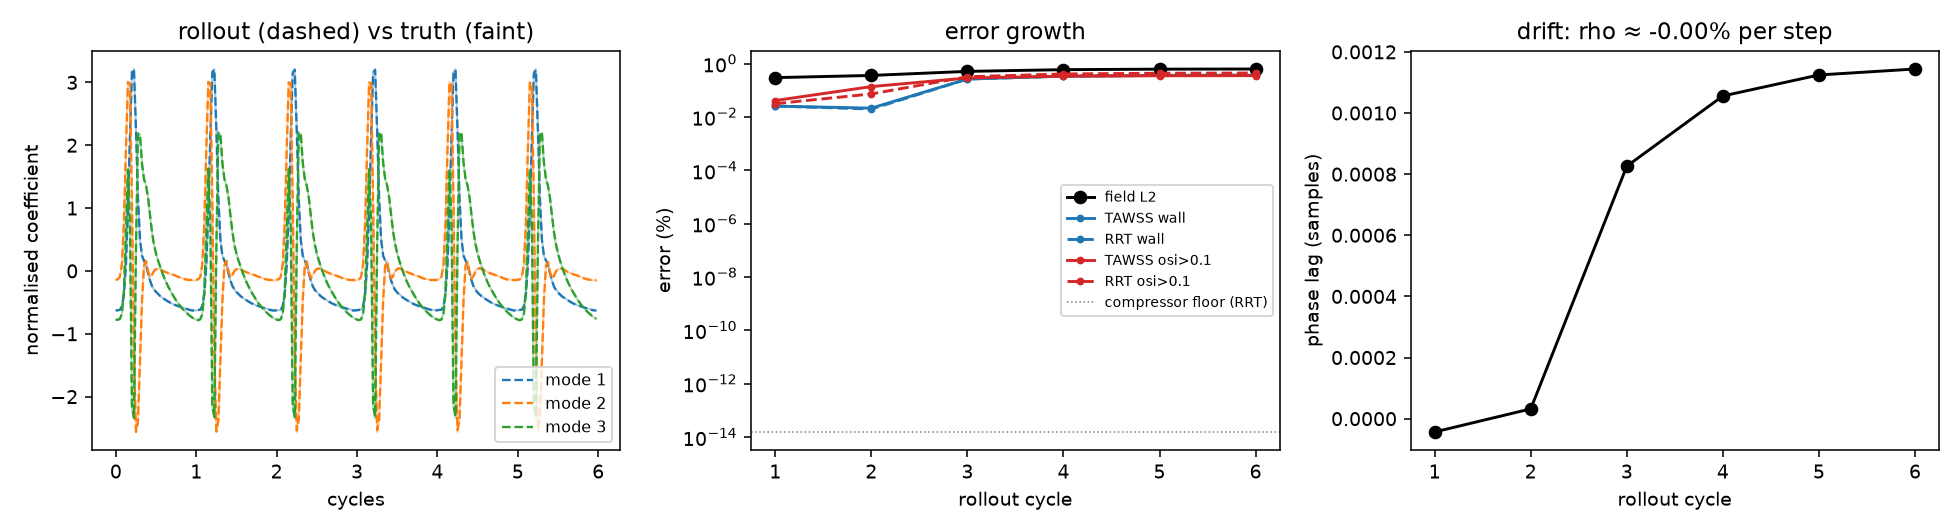

Reproduce this figure in Python.
#!/usr/bin/env python3
"""
pod_lstm.py -- train a POD+LSTM wall-shear surrogate, roll it out on its own,
and run the reliability check on its *real* (not injected) drift.

Pipeline
  1. POD of the wall WSS over one converged cycle (cycle 3)  -> r coefficients/step
  2. LSTM learns coefficient(t) -> coefficient(t+1) from a window of W steps
  3. Autonomous rollout for K cycles from a W-step seed (no ground truth fed back)
  4. For every rollout cycle: field error, TAWSS/OSI/RRT errors by region,
     compressor floor (POD reconstruction), drift rate estimate, rho diagnostic,
     and the cancellation law's per-face prediction vs what actually happened.

Run from hackathon/ inside the `drift` env:
    python analysis/pod_lstm.py                   # defaults
    python analysis/pod_lstm.py --r 8 --seed 1    # variants
Outputs: data/pod_lstm_results.npz, analysis/pod_lstm.png
"""
import argparse, json, os, time
import numpy as np
import torch, torch.nn as nn
from scipy.signal import hilbert
import matplotlib
matplotlib.use("Agg")
import matplotlib.pyplot as plt

ap = argparse.ArgumentParser()
ap.add_argument("--data", default=os.environ.get("WSS", "../results_v2/wss_data.npz"))
ap.add_argument("--r", type=int, default=10, help="POD modes")
ap.add_argument("--window", type=int, default=8)
ap.add_argument("--hidden", type=int, default=64)
ap.add_argument("--epochs", type=int, default=3000)
ap.add_argument("--noise", type=float, default=0.02, help="training input noise (std, normalised units)")
ap.add_argument("--cycles", type=int, default=6, help="rollout length in cycles")
ap.add_argument("--seed", type=int, default=0)
ap.add_argument("--law", default="data/meta.json")
args = ap.parse_args()
torch.manual_seed(args.seed); np.random.seed(args.seed)
torch.set_num_threads(max(1, os.cpu_count() // 2))

RHO_BLOOD, N = 1060.0, 40
SAC_C, SAC_R = np.array([5.40, -4.00, 0.78]), 2.0

# ---------------- data ----------------
d = np.load(args.data)
w3 = d["wss"][80:120].astype(np.float64) * RHO_BLOOD          # cycle 3, Pa, (N,F,3)
A, cen = d["areas"], d["centres"] * 1e3
F = w3.shape[1]
sac = np.linalg.norm(cen - SAC_C, axis=1) < SAC_R

def biomarkers(x):
    mag = np.linalg.norm(x, axis=2)
    ta = mag.mean(0)
    R = np.clip(np.linalg.norm(x.sum(0), axis=1) / np.maximum(mag.sum(0), 1e-30), 1e-3, 1.0)
    return ta, (1 - R) / 2, 1 / (R * ta), R

def rel(a, b):
    return np.divide(a - b, b, out=np.zeros_like(b), where=np.abs(b) > 1e-6)

def aw(v, s):
    return float(np.sum(np.abs(v[s]) * A[s]) / np.sum(A[s])) if s.any() else 0.0

ta0, osi0, rrt0, R0 = biomarkers(w3)
X0 = 1 / R0 - 1
hi = osi0 > 0.1
REG = {"wall": np.ones(F, bool), "sac": sac, "osi>0.1": hi}

# ---------------- 1. POD ----------------
Xs = w3.reshape(N, -1)
mean = Xs.mean(0)
U, S, Vt = np.linalg.svd(Xs - mean, full_matrices=False)
r = args.r
modes = Vt[:r]                                   # (r, 3F)
coef = (Xs - mean) @ modes.T                     # (N, r)
energy = (S[:r] ** 2).sum() / (S ** 2).sum()
decode = lambda a: (mean + a @ modes).reshape(len(a), F, 3)
print(f"POD: {F} faces, r={r} modes capture {energy*100:.3f}% of fluctuation energy")

# compressor floor: best possible biomarkers with r modes
wr = decode(coef)
tfl, ofl, rfl, _ = biomarkers(wr)
floor = {k: dict(tawss=aw(rel(tfl, ta0), s), osi=aw(rel(ofl, osi0), s), rrt=aw(rel(rfl, rrt0), s))
         for k, s in REG.items()}
floor_l2 = float(np.linalg.norm(wr - w3) / np.linalg.norm(w3))
print(f"compressor floor: field L2 {floor_l2*100:.3f}%  wall RRT {floor['wall']['rrt']*100:.3f}%")

# ---------------- 2. LSTM ----------------
mu, sd = coef.mean(0), coef.std(0) + 1e-12
z = (coef - mu) / sd
W = args.window
seq = np.concatenate([z] * 8)                     # the converged cycle repeats exactly
Xw = np.stack([seq[i:i + W] for i in range(len(seq) - W)])
Yw = seq[W:]
Xw, Yw = torch.tensor(Xw, dtype=torch.float32), torch.tensor(Yw, dtype=torch.float32)

class Net(nn.Module):
    def __init__(s):
        super().__init__()
        s.lstm = nn.LSTM(r, args.hidden, batch_first=True)
        s.out = nn.Linear(args.hidden, r)
    def forward(s, x):
        h, _ = s.lstm(x)
        return x[:, -1] + s.out(h[:, -1])         # predict the increment

net = Net()
opt = torch.optim.Adam(net.parameters(), lr=3e-3)
sched = torch.optim.lr_scheduler.CosineAnnealingLR(opt, args.epochs)
t0 = time.time()
for ep in range(args.epochs):
    xin = Xw + args.noise * torch.randn_like(Xw)
    loss = nn.functional.mse_loss(net(xin), Yw)
    opt.zero_grad(); loss.backward(); opt.step(); sched.step()
    if ep % max(1, args.epochs // 6) == 0 or ep == args.epochs - 1:
        print(f"  epoch {ep:5d}  one-step MSE {loss.item():.2e}")
print(f"trained in {time.time()-t0:.0f} s")

# ---------------- 3. autonomous rollout ----------------
K = args.cycles
T = K * N
net.eval()
roll = np.zeros((T, r))
roll[:W] = z[:W]
with torch.no_grad():
    for t in range(W, T):
        x = torch.tensor(roll[t - W:t][None], dtype=torch.float32)
        roll[t] = net(x)[0].numpy()
truth_z = np.concatenate([z] * K)
one_step = float(np.sqrt(np.mean((net(Xw[:N]).detach().numpy() - Yw[:N].numpy()) ** 2)))
roll_c = roll * sd + mu

# drift rate: (a) sub-sample lag growth per cycle, (b) Hilbert phase slope of mode 1
def frac_lag(p, q):
    """lag (in samples) that best maps q onto p, via FFT cross-correlation + parabola."""
    P, Q = np.fft.fft(p - p.mean(0), axis=0), np.fft.fft(q - q.mean(0), axis=0)
    cc = np.real(np.fft.ifft((P * np.conj(Q)).sum(1)))
    k = int(np.argmax(cc)); a, b, c = cc[k - 1], cc[k], cc[(k + 1) % len(cc)]
    off = 0.5 * (a - c) / (a - 2 * b + c) if (a - 2 * b + c) != 0 else 0.0
    lag = k + off
    return lag - len(cc) if lag > len(cc) / 2 else lag

lags = np.array([frac_lag(roll[k * N:(k + 1) * N], z) for k in range(K)])
rho_lag = -np.polyfit(np.arange(K) * N + N / 2, lags, 1)[0] if K > 1 else 0.0
ph = lambda s: np.unwrap(np.angle(hilbert(s - s.mean())))
tt = np.arange(W, T)
rho_hil = np.polyfit(tt, ph(roll[:, 0])[W:], 1)[0] / np.polyfit(tt, ph(truth_z[:, 0])[W:], 1)[0] - 1
amp = np.std(roll[-N:], 0).mean() / np.std(z, 0).mean()
print(f"\nrollout: {K} cycles. drift estimate  lag-growth rho = {rho_lag*100:+.2f}%   "
      f"Hilbert rho = {rho_hil*100:+.2f}%   final-cycle amplitude ratio {amp:.3f}")
print("  lag per cycle (samples):", np.round(lags, 2))

# ---------------- 4. the check, per rollout cycle ----------------
law = json.load(open(args.law))["law"] if os.path.exists(args.law) else {"c": 0.194, "p": 0.641}
bins = [0, 0.02, 0.1, 0.3, 1.0, 10.0]
rows, keep = [], {}
print(f"\n{'cyc':>3} {'L2':>6} {'lag':>6} | {'wall T/R':>13} | {'sac T/R':>13} | {'OSI>0.1 T/R':>13} | {'rho=roll/floor':>14}")
for k in range(K):
    wp = decode(roll_c[k * N:(k + 1) * N])
    tp, op, rp, _ = biomarkers(wp)
    eps = float(np.linalg.norm(wp - w3) / np.linalg.norm(w3))
    eT, eO, eR = rel(tp, ta0), rel(op, osi0), rel(rp, rrt0)
    reg = {n: dict(tawss=aw(eT, s), osi=aw(eO, s), rrt=aw(eR, s)) for n, s in REG.items()}
    ratio = reg["wall"]["rrt"] / max(floor["wall"]["rrt"], 1e-4)   # floor below 0.01% counts as 0.01%
    # law: predicted vs measured excess, binned by cancellation factor
    pred = law["c"] * eps * X0 ** law["p"]
    meas = np.abs(eR) - np.abs(eT)
    lawtab = []
    for lo, up in zip(bins[:-1], bins[1:]):
        s = (X0 >= lo) & (X0 < up)
        if s.sum() >= 5:
            lawtab.append(dict(X=[lo, up], n=int(s.sum()), pred=float(np.median(pred[s])),
                               meas=float(np.median(meas[s]))))
    rows.append(dict(cycle=k + 1, field_l2=eps, lag=float(lags[k]), regions=reg,
                     rho_diag=float(ratio), law=lawtab))
    f = lambda n: f"{reg[n]['tawss']*100:5.2f}/{reg[n]['rrt']*100:5.2f}%"
    print(f"{k+1:3d} {eps*100:5.1f}% {lags[k]:6.2f} | {f('wall'):>13} | {f('sac'):>13} | {f('osi>0.1'):>13} | {ratio:14.1f}")
    if k in (0, K - 1):
        keep[f"cycle{k+1}"] = np.stack([tp, op, rp]).astype(np.float32)

print("\nlaw check on the last cycle (median per-face excess RRT error beyond TAWSS):")
print(f"  {'1/R-1 bin':>14} {'faces':>6} {'predicted':>10} {'measured':>10}")
for b in rows[-1]["law"]:
    print(f"  [{b['X'][0]:5.2f},{b['X'][1]:5.2f}) {b['n']:6d} {b['pred']*100:9.2f}% {b['meas']*100:9.2f}%")
print("\nrho diagnostic: >1 means rollout drift, not the compressor, dominates the RRT error")

# ---------------- save ----------------
os.makedirs("data", exist_ok=True)
np.savez_compressed("data/pod_lstm_results.npz", roll=roll_c.astype(np.float32), truth=coef.astype(np.float32),
                    lags=lags, **keep)
json.dump(dict(args=vars(args), r=r, energy=float(energy), floor_l2=floor_l2, floor=floor,
               one_step_rmse=one_step, rho_lag=float(rho_lag), rho_hilbert=float(rho_hil),
               amplitude_ratio=float(amp), cycles=rows),
          open("data/pod_lstm_summary.json", "w"), indent=1)

fig, ax = plt.subplots(1, 3, figsize=(14, 3.8))
tax = np.arange(T) / N
for i, c in zip(range(3), ("C0", "C1", "C2")):
    ax[0].plot(tax, truth_z[:, i], c=c, lw=1, alpha=.4)
    ax[0].plot(tax, roll[:, i], c=c, lw=1.2, ls="--", label=f"mode {i+1}")
ax[0].set(xlabel="cycles", ylabel="normalised coefficient", title="rollout (dashed) vs truth (faint)")
ax[0].legend(fontsize=8)
cyc = np.arange(1, K + 1)
ax[1].plot(cyc, [x["field_l2"] * 100 for x in rows], "k-o", label="field L2")
for n, c in (("wall", "C0"), ("osi>0.1", "C3")):
    ax[1].plot(cyc, [x["regions"][n]["tawss"] * 100 for x in rows], c=c, ls="-", marker=".", label=f"TAWSS {n}")
    ax[1].plot(cyc, [x["regions"][n]["rrt"] * 100 for x in rows], c=c, ls="--", marker=".", label=f"RRT {n}")
ax[1].axhline(floor["wall"]["rrt"] * 100, c="grey", lw=.8, ls=":", label="compressor floor (RRT)")
ax[1].set(xlabel="rollout cycle", ylabel="error (%)", yscale="log", title="error growth")
ax[1].legend(fontsize=7)
ax[2].plot(cyc, lags, "k-o")
ax[2].set(xlabel="rollout cycle", ylabel="phase lag (samples)",
          title=f"drift: rho ≈ {rho_lag*100:+.2f}% per step")
fig.tight_layout(); os.makedirs("analysis", exist_ok=True); fig.savefig("analysis/pod_lstm.png", dpi=140)
print("wrote data/pod_lstm_results.npz, data/pod_lstm_summary.json, analysis/pod_lstm.png")
